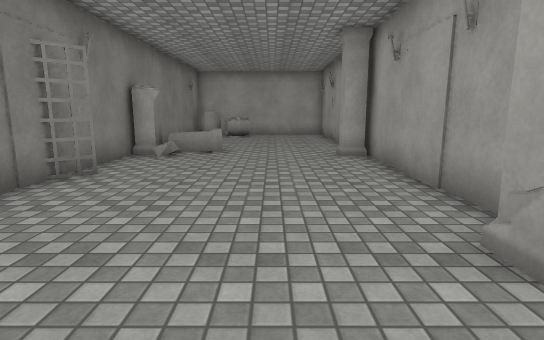
view 1 (above)

12 first-person views from a walk through a Unity game level. The camera is 1.3 m above the floor, tilts 10° down and sees 80° across. The floor is counted in squares, 1 m on a side. Each view is taken from the middle of a square. On the plan, view 1 faces up. The plan holds only what a view shows up to about 14 squares ahead; the rest is blank. The place goes on beyond the plan. Door leaves are left out, so doorways stand open. Surface patterns are stand-ins for the level's own textures.

view 2
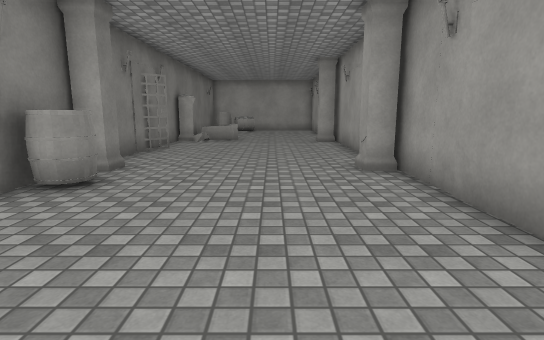

view 3
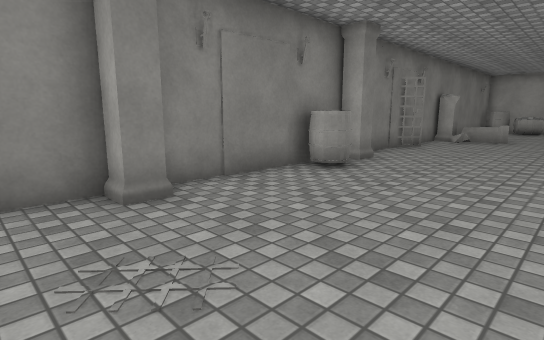

view 4
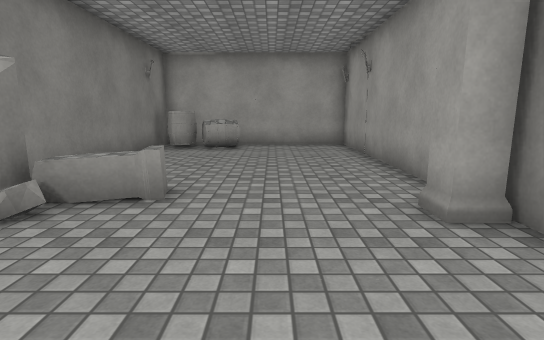

view 5
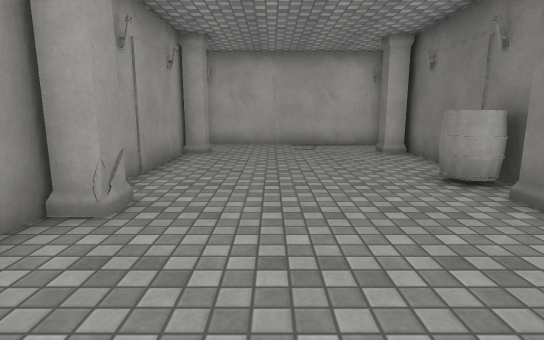

view 6
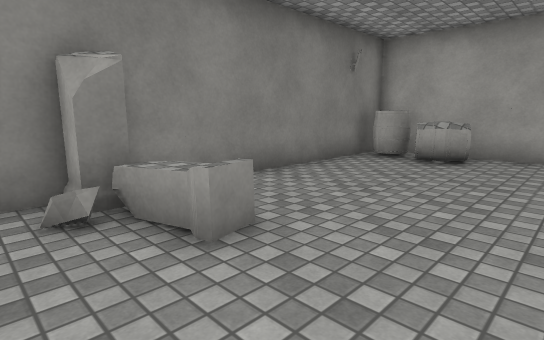

view 7
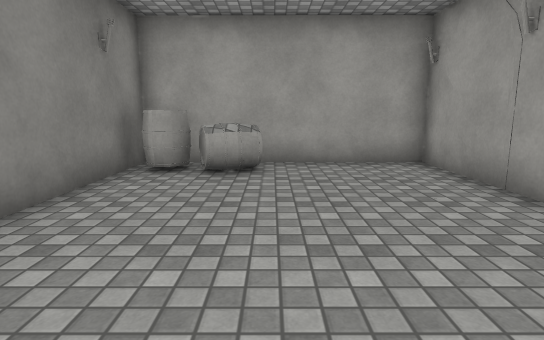

view 8
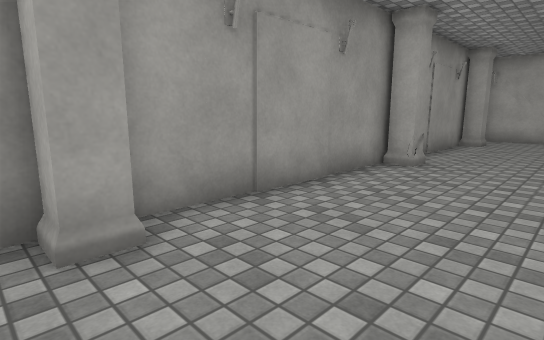

view 9
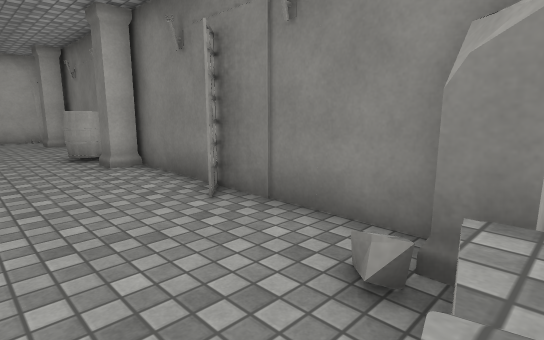

view 10
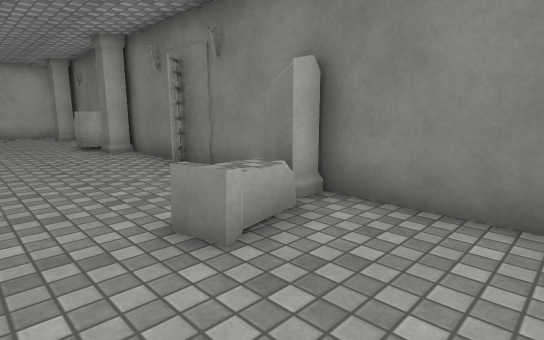

view 11
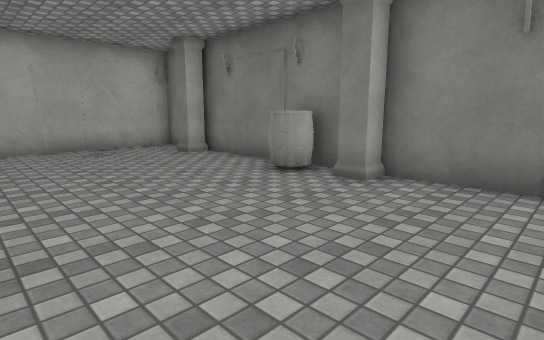

view 12
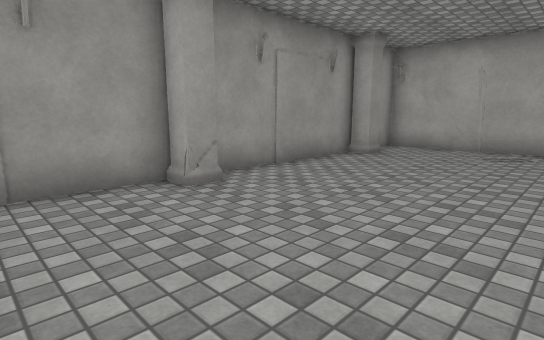

### Floor plan
Points are (right, up) in squares from view 1. A wall is a line through its corners. A room is listed if a view was taken in it or the views show most of it. See-through windows are left out.
Room 1 (views 1, 2, 3, 4, 5, 6, 7, 8, 9, 10, 11, 12)
walls: (-3.7, 6.9) (-4.4, 6.2); (-4.5, 2.4) (-4.5, -6.5) (2.9, -6.5) (2.9, -5.5); (-4.4, 17.4) (-4.5, 2.6); (2.9, -3.9) (3, 15.9); (3, 18.4) (3, 19); (3.1, 19.6) (-4.4, 19.6)
ways out: open door at (2.5, -0.5)
objects: pillar (-4, -4); barrel (-4, 0) to (-3, 1); pillar (-4, 3); other object (-4, 10) to (-2, 11); barrel (-4, 18) to (-3, 19); barrel (-2, 18) to (-1, 19); pillar (2, -4); pillar (2, 3); pillar (2, 10); arch (3, 17) to (3, 18)

Positions as (right, up) in squares from view 1, and headings:
1: (0, 0), facing up
2: (0, -5), facing up
3: (1, -6), facing up-left
4: (0, 6), facing up
5: (0, 7), facing down
6: (1, 9), facing up-left
7: (-1, 11), facing up
8: (-1, 11), facing down-right
9: (-1, 11), facing down-left
10: (0, 14), facing down-left
11: (2, 6), facing down-left
12: (-3, 6), facing down-right
